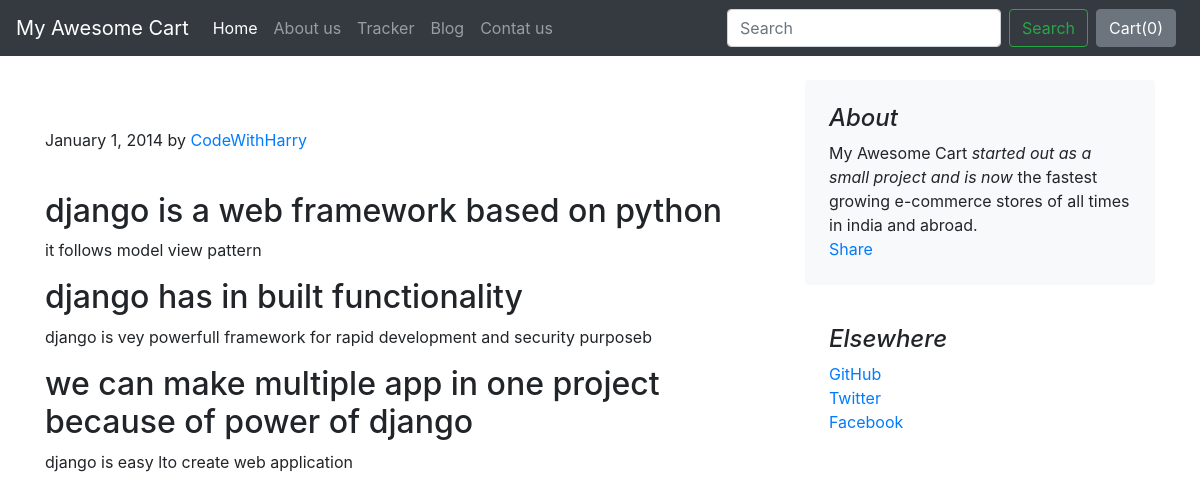
The app's page /blog/blogpost/4 with its own data.
### blog/models.py (models this page shows)
class Blogpost(models.Model):
    post_id = models.AutoField(primary_key= True)
    title = models.CharField(max_length=50)
    head0 = models.CharField(max_length=500, default="")
    chead0 = models.CharField(max_length=5000, default="")
    head1 = models.CharField(max_length=500, default="")
    chead1 = models.CharField(max_length=5000, default="")
    head2 = models.CharField(max_length=500, default="")
    chead2 = models.CharField(max_length=5000, default="")
    pub_date= models.DateField()
    thumbnail= models.ImageField(upload_to='shop/images', default = "")
    def __str__(self):
        return self.title

### blog/views.py (the view)
# urls.py: path("blogpost/<int:id>",views.blogpost, name="blogPost")
def blogpost(request, id):
    post = Blogpost.objects.filter(post_id = id)[0]
    print(post)
    return render(request, 'blog/blogpost.html', {'post':post})

### blog/templates/blog/blogpost.html (shortened to what this page needs)
{% extends 'blog/basic.html' %}
{% block body %}
<div class="container">
    <div class="row mt-4">
        <div class="col-md-8 blog-main">
            <h3 class="pb-4 mb-4 font-italic">
            </h3>
            <div class="blog-post">
                <p class="blog-post-meta">January 1, 2014 by <a href="#">CodeWithHarry</a></p>
                <div class="fb-like" data-href="http://127.0.0.1:8000/blog/blogpost/{{post.post_id}}" data-width="" data-layout="standard" data-action="like" data-size="large" data-share="true"></div><br>
                <h2>{{post.head0}}</h2>
                <p>{{post.chead0}}</p>
                <h2>{{post.head1}}</h2>
                <p>{{post.chead1}}</p>
                <h2>{{post.head2}}</h2>
                <p>{{post.chead2}}</p>
            </div>
        </div>
        <aside class="col-md-4 blog-sidebar">
            <div class="p-4 mb-3 bg-light rounded">
                <h4 class="font-italic">About</h4>
                <p class="mb-0">My Awesome Cart <em>started out as a small project and is now</em> the fastest growing e-commerce stores of all times in india and abroad.</p>
                <div class="fb-share-button" data-href="http://127.0.0.1:8000/blog/blogpost/{{post.post_id}}" data-layout="button_count" data-size="large"><a target="_blank" href="https://www.facebook.com/sharer/sharer.php?u=http%3A%2F%2F127.0.0.1%3A8000%2Fblog%2Fblogpost%2F4&amp;src=sdkpreparse" class="fb-xfbml-parse-ignore">Share</a></div>
            </div>
            <div class="p-4">
                <h4 class="font-italic">Elsewhere</h4>
                <ol class="list-unstyled">
                    <li><a href="#">GitHub</a></li>
                    <li><a href="#">Twitter</a></li>
                    <li><a href="#">Facebook</a></li>
                </ol>
            </div>
        </aside>
    </div>
</div>
{% endblock %}

### records on screen
Blogpost: head0 "django is a web framework based on python", chead0 "it follows model view pattern", head1 "django has in built functionality", chead1 "django is vey powerfull framework for rapid development and security purposeb", head2 "we can make multiple app in one project because of power of django", chead2 "django is easy lto create web application"
